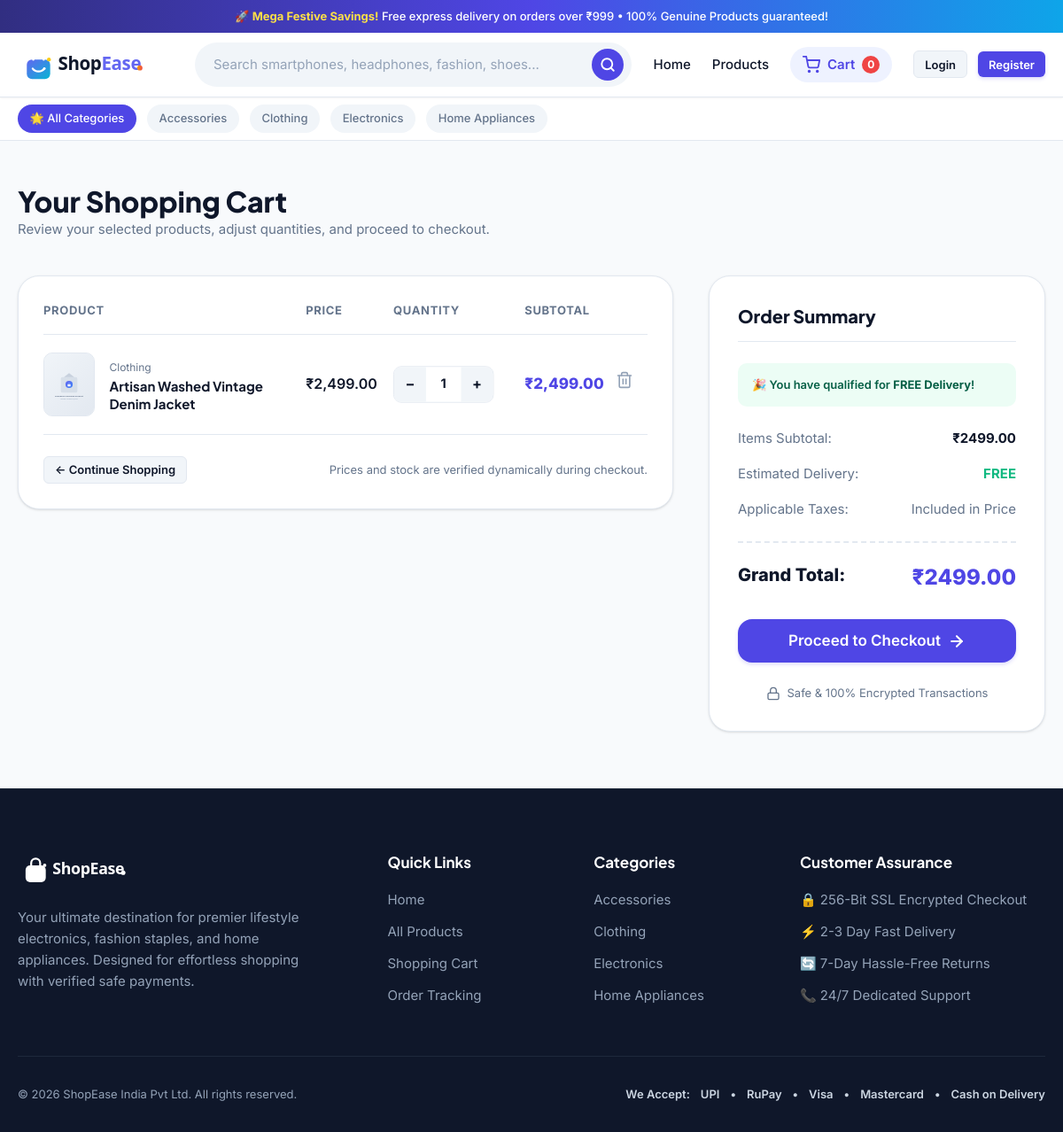
Page /cart/ on the committed database.
### store/models.py (models this page shows, shortened)
class Category(models.Model):
    name = models.CharField(max_length=100, unique=True)
    slug = models.SlugField(max_length=120, unique=True, blank=True)
    description = models.TextField(blank=True)
    image = models.ImageField(upload_to='categories/', blank=True, null=True)
    icon = models.CharField(max_length=50, blank=True, default='tag', help_text="CSS icon identifier")
    created_at = models.DateTimeField(auto_now_add=True)
    class Meta:
        verbose_name_plural = 'Categories'
        ordering = ['name']

class CartItem(models.Model):
    user = models.ForeignKey(User, on_delete=models.CASCADE, related_name='cart_items', null=True, blank=True)
    session_key = models.CharField(max_length=40, blank=True, null=True, db_index=True)
    product = models.ForeignKey(Product, on_delete=models.CASCADE, related_name='cart_items')
    quantity = models.PositiveIntegerField(default=1)
    created_at = models.DateTimeField(auto_now_add=True)
    updated_at = models.DateTimeField(auto_now=True)
    class Meta:
        ordering = ['-created_at']
        indexes = [
            models.Index(fields=['user', 'product']),
            models.Index(fields=['session_key', 'product']),
        ]
    @property
    def subtotal(self):
        return Decimal(self.product.price) * self.quantity
    @property
    def formatted_subtotal(self):
        return f"₹{self.subtotal:,.2f}"

class Product(models.Model):
    category = models.ForeignKey(Category, on_delete=models.CASCADE, related_name='products')
    name = models.CharField(max_length=200)
    slug = models.SlugField(max_length=220, unique=True, blank=True)
    description = models.TextField()
    price = models.DecimalField(max_digits=10, decimal_places=2)
    stock = models.PositiveIntegerField(default=0)
    image = models.ImageField(upload_to='products/', blank=True, null=True)
    image_url = models.URLField(max_length=500, blank=True, help_text="Fallback or external image URL")
    is_available = models.BooleanField(default=True)
    is_featured = models.BooleanField(default=False)
    created_at = models.DateTimeField(auto_now_add=True)
    updated_at = models.DateTimeField(auto_now=True)
    class Meta:
        ordering = ['-created_at']
    @property
    def formatted_price(self):
        return f"₹{self.price:,.2f}"
    def get_display_image(self):
        if self.image:
            try:
                return self.image.url
            except Exception:
                pass
        if self.image_url:
            return self.image_url
        return "/static/images/placeholder.svg"
    def get_absolute_url(self):
        return reverse('product_detail', kwargs={'slug': self.slug})

### store/views.py (the view)
# urls.py: path('cart/', views.cart_view, name='cart'),
def cart_view(request):
    cart_items = get_user_cart_items(request)
    subtotal = Decimal('0.00')
    has_stock_issues = False
    for item in cart_items:
        if item.quantity > item.product.stock:
            item.stock_warning = f"Only {item.product.stock} available in stock!"
            has_stock_issues = True
        subtotal += item.subtotal
    shipping_threshold = Decimal('999.00')
    standard_shipping = Decimal('99.00')
    shipping_fee = Decimal('0.00') if subtotal >= shipping_threshold or subtotal == 0 else standard_shipping
    grand_total = subtotal + shipping_fee
    context = {
        'cart_items': cart_items,
        'subtotal': subtotal,
        'shipping_fee': shipping_fee,
        'shipping_threshold': shipping_threshold,
        'grand_total': grand_total,
        'has_stock_issues': has_stock_issues,
    }
    return render(request, 'cart.html', context)

### templates/cart.html (shortened to what this page needs)
{% extends 'base.html' %}
{% load static %}
{% block content %}
<div class="container">
  <div style="margin: 2rem 0 1rem;">
    <h1 style="font-size: 2rem; font-weight: 800;">Your Shopping Cart</h1>
    <p style="color: var(--text-muted); font-size: 0.9375rem;">
      Review your selected products, adjust quantities, and proceed to checkout.
    </p>
  </div>
  {% if cart_items %}
    <div class="cart-layout">
      <div class="cart-items-card">
        <div class="cart-header-row">
          <span>Product</span>
          <span>Price</span>
          <span>Quantity</span>
          <span>Subtotal</span>
          <span></span>
        </div>
        {% for item in cart_items %}
          <div class="cart-item-row" id="cartRow-{{ item.id }}">
            <div class="cart-item-info">
              <a href="{{ item.product.get_absolute_url }}">
                <img
                  src="{{ item.product.get_display_image }}"
                  alt="{{ item.product.name }}"
                  class="cart-item-img"
                  onerror="this.src='{% static 'images/placeholder.svg' %}'"
                >
              </a>
              <div>
                <span class="cart-item-cat">{{ item.product.category.name }}</span>
                <h4 class="cart-item-name">
                  <a href="{{ item.product.get_absolute_url }}">{{ item.product.name }}</a>
                </h4>
              </div>
            </div>
            <div class="cart-item-price">
              {{ item.product.formatted_price }}
            </div>
            <div>
              <div class="quantity-control" style="transform: scale(0.9); transform-origin: left center;">
                <form action="{% url 'update_cart' item.id %}" method="POST" style="display: inline;">
                  <button type="submit" class="qty-btn" aria-label="Decrease">&minus;</button>
                </form>
                <span style="display: flex; align-items: center; justify-content: center; width: 44px; font-weight: 700;">
                  {{ item.quantity }}
                </span>
                <form action="{% url 'update_cart' item.id %}" method="POST" style="display: inline;">
                  <button
                    type="submit"
                    class="qty-btn"
                    aria-label="Increase"
                  >&plus;</button>
                </form>
              </div>
            </div>
            <div class="cart-item-subtotal">
              {{ item.formatted_subtotal }}
            </div>
            <div>
              <form action="{% url 'remove_from_cart' item.id %}" method="POST" onsubmit="return confirm('Remove {{ item.product.name|escapejs }} from your cart?');">
                <button type="submit" class="cart-remove-btn" title="Remove item" aria-label="Remove item">
                </button>
              </form>
            </div>
          </div>
        {% endfor %}
        <div style="margin-top: 1.5rem; display: flex; justify-content: space-between; align-items: center; flex-wrap: wrap; gap: 1rem;">
          <a href="{% url 'product_list' %}" class="btn btn-secondary btn-sm">
            &larr; Continue Shopping
          </a>
          <span style="font-size: 0.8125rem; color: var(--text-muted);">
            Prices and stock are verified dynamically during checkout.
          </span>
        </div>
      </div>
      <div class="order-summary-card">
        <h3 class="summary-title">Order Summary</h3>
        {% if subtotal < shipping_threshold %}
          <div class="shipping-progress-box">
            🚚 Add <strong>₹{{ shipping_threshold|floatformat:2 }}</strong> or more to unlock <strong>FREE Delivery</strong>!
          </div>
        {% else %}
          <div class="shipping-progress-box" style="background: var(--success-bg); color: #065f46;">
            🎉 You have qualified for <strong>FREE Delivery</strong>!
          </div>
        {% endif %}
        <div class="summary-line">
          <span>Items Subtotal:</span>
          <strong>₹{{ subtotal|floatformat:2 }}</strong>
        </div>
        <div class="summary-line">
          <span>Estimated Delivery:</span>
          <span>
            {% if shipping_fee == 0 %}
              <span style="color: var(--success); font-weight: 700;">FREE</span>
            {% else %}
              <strong>₹{{ shipping_fee|floatformat:2 }}</strong>
            {% endif %}
          </span>
        </div>
        <div class="summary-line">
          <span>Applicable Taxes:</span>
          <span>Included in Price</span>
        </div>
        <div class="summary-total-line">
          <span>Grand Total:</span>
          <span id="cartGrandTotal">₹{{ grand_total|floatformat:2 }}</span>
        </div>
        <div style="margin-top: 1.75rem;">
          {% if has_stock_issues %}
            <button class="btn btn-secondary btn-lg btn-block" disabled style="opacity: 0.6; cursor: not-allowed;">
              Adjust Stock to Checkout
            </button>
            <p style="font-size: 0.75rem; color: var(--danger); text-align: center; margin-top: 0.5rem;">
              Please adjust item quantities that exceed available inventory before proceeding.
            </p>
          {% else %}
            <a href="{% url 'checkout' %}" class="btn btn-primary btn-lg btn-block" id="proceedCheckoutBtn">
              Proceed to Checkout
              <svg width="20" height="20" viewBox="0 0 24 24" fill="none" stroke="currentColor" stroke-width="2.5" stroke-linecap="round" stroke-linejoin="round">
                <line x1="5" y1="12" x2="19" y2="12"></line>
                <polyline points="12 5 19 12 12 19"></polyline>
              </svg>
            </a>
          {% endif %}
        </div>
        <div style="margin-top: 1.5rem; text-align: center; font-size: 0.8125rem; color: var(--text-muted); display: flex; align-items: center; justify-content: center; gap: 0.5rem;">
          <svg width="16" height="16" viewBox="0 0 24 24" fill="none" stroke="currentColor" stroke-width="2">
            <rect x="3" y="11" width="18" height="11" rx="2" ry="2"></rect>
            <path d="M7 11V7a5 5 0 0 1 10 0v4"></path>
          </svg>
          <span>Safe &amp; 100% Encrypted Transactions</span>
        </div>
      </div>
    </div>
  {% endif %}
</div>
{% endblock %}

### templates/base.html (shortened to what this page needs)
{% load static %}
<!DOCTYPE html>
<html lang="en">
<head>
  <link rel="stylesheet" href="{% static 'css/style.css' %}">
</head>
<body>
  <div class="announcement-bar">
    <div class="container">
      🚀 <strong>Mega Festive Savings!</strong> Free express delivery on orders over ₹999 &bull; 100% Genuine Products guaranteed!
    </div>
  </div>
  <header class="site-header">
    <div class="container">
      <div class="nav-wrapper">
        <a href="{% url 'home' %}" class="brand-logo" id="siteLogoLink" aria-label="ShopEase Home">
          <img src="{% static 'images/logo.svg' %}" alt="ShopEase" width="160" height="40">
        </a>
        <form action="{% url 'product_list' %}" method="GET" class="search-form" id="globalSearchForm">
          <div class="search-input-group">
            <input
              type="text"
              name="q"
              class="search-input"
              placeholder="Search smartphones, headphones, fashion, shoes..."
              value="{{ search_query|default:'' }}"
              id="globalSearchInput"
              autocomplete="off"
            >
            <button type="submit" class="search-btn" id="searchSubmitBtn" aria-label="Search">
              <svg width="18" height="18" viewBox="0 0 24 24" fill="none" stroke="currentColor" stroke-width="2.5" stroke-linecap="round" stroke-linejoin="round">
                <circle cx="11" cy="11" r="8"></circle>
                <line x1="21" y1="21" x2="16.65" y2="16.65"></line>
              </svg>
            </button>
          </div>
        </form>
        <nav class="main-nav" id="mainNav">
          <a href="{% url 'home' %}" class="nav-link {% if request.resolver_match.url_name == 'home' %}active{% endif %}" id="navHome">Home</a>
          <a href="{% url 'product_list' %}" class="nav-link {% if request.resolver_match.url_name == 'product_list' %}active{% endif %}" id="navProducts">Products</a>
          <a href="{% url 'cart' %}" class="cart-nav-btn" id="navCart" aria-label="View Shopping Cart">
            <svg width="20" height="20" viewBox="0 0 24 24" fill="none" stroke="currentColor" stroke-width="2.2" stroke-linecap="round" stroke-linejoin="round">
              <circle cx="9" cy="21" r="1"></circle>
              <circle cx="20" cy="21" r="1"></circle>
              <path d="M1 1h4l2.68 13.39a2 2 0 0 0 2 1.61h9.72a2 2 0 0 0 2-1.61L23 6H6"></path>
            </svg>
            <span>Cart</span>
            <span class="cart-badge" id="cartBadgeCount">{{ cart_count|default:"0" }}</span>
          </a>
          {% if user.is_authenticated %}
            <div class="user-menu">
              <div class="user-badge" title="Logged in as {{ user.username }}">
                <div class="user-avatar-circle">
                  {{ user.username|slice:":1"|upper }}
                </div>
                <span>{{ user.first_name|default:user.username }}</span>
              </div>
              {% if user.is_staff %}
                <a href="{% url 'admin:index' %}" target="_blank" class="btn btn-secondary btn-sm" id="navAdmin">Admin</a>
              {% endif %}
              <a href="{% url 'logout' %}" class="btn btn-secondary btn-sm" id="navLogout">Logout</a>
            </div>
          {% else %}
            <div class="user-menu">
              <a href="{% url 'login' %}" class="btn btn-secondary btn-sm" id="navLogin">Login</a>
              <a href="{% url 'register' %}" class="btn btn-primary btn-sm" id="navRegister">Register</a>
            </div>
          {% endif %}
        </nav>
      </div>
    </div>
  </header>
  <div class="categories-subnav">
    <div class="container">
      <ul class="subnav-list">
        <li>
          <a href="{% url 'product_list' %}" class="category-chip {% if not request.GET.category %}active{% endif %}">
            🌟 All Categories
          </a>
        </li>
        {% for cat in categories_nav %}
          <li>
            <a href="{% url 'product_list' %}?category={{ cat.slug }}" class="category-chip {% if request.GET.category == cat.slug %}active{% endif %}">
              {{ cat.name }}
            </a>
          </li>
        {% endfor %}
      </ul>
    </div>
  </div>
  <main id="mainContent">
    {% block content %}{% endblock %}
  </main>
  <footer class="site-footer">
    <div class="container">
      <div class="footer-grid">
        <div class="footer-brand">
          <a href="{% url 'home' %}" style="display: inline-block;">
            <img src="{% static 'images/logo.svg' %}" alt="ShopEase Logo" style="height: 38px; filter: brightness(0) invert(1);">
          </a>
          <p>
            Your ultimate destination for premier lifestyle electronics, fashion staples, and home appliances. Designed for effortless shopping with verified safe payments.
          </p>
        </div>
        <div>
          <h4 class="footer-title">Quick Links</h4>
          <ul class="footer-links">
            <li><a href="{% url 'home' %}">Home</a></li>
            <li><a href="{% url 'product_list' %}">All Products</a></li>
            <li><a href="{% url 'cart' %}">Shopping Cart</a></li>
            <li><a href="{% url 'my_orders' %}">Order Tracking</a></li>
          </ul>
        </div>
        <div>
          <h4 class="footer-title">Categories</h4>
          <ul class="footer-links">
            {% for cat in categories_nav|slice:":4" %}
              <li><a href="{% url 'product_list' %}?category={{ cat.slug }}">{{ cat.name }}</a></li>
            {% endfor %}
          </ul>
        </div>
        <div>
          <h4 class="footer-title">Customer Assurance</h4>
          <ul class="footer-links">
            <li>🔒 256-Bit SSL Encrypted Checkout</li>
            <li>⚡ 2-3 Day Fast Delivery</li>
            <li>🔄 7-Day Hassle-Free Returns</li>
            <li>📞 24/7 Dedicated Support</li>
          </ul>
        </div>
      </div>
      <div class="footer-bottom">
        <p>&copy; 2026 ShopEase India Pvt Ltd. All rights reserved.</p>
        <div class="payment-badge-icons">
          <span>We Accept:</span>
          <span>UPI</span> &bull;
          <span>RuPay</span> &bull;
          <span>Visa</span> &bull;
          <span>Mastercard</span> &bull;
          <span>Cash on Delivery</span>
        </div>
      </div>
    </div>
  </footer>
</body>
</html>

### rows in the picture
Category: name "Accessories"
Category: name "Clothing"
Category: name "Electronics"
Category: name "Home Appliances"
CartItem: product.category.name "Clothing", product.name "Artisan Washed Vintage Denim Jacket", product.formatted_price "₹2,499.00", quantity "1", formatted_subtotal "₹2,499.00"

### other values in the picture
{{ cart_count|default:"0" }} "0"
{{ subtotal|floatformat:2 }} "2499.00"
{{ grand_total|floatformat:2 }} "2499.00"
